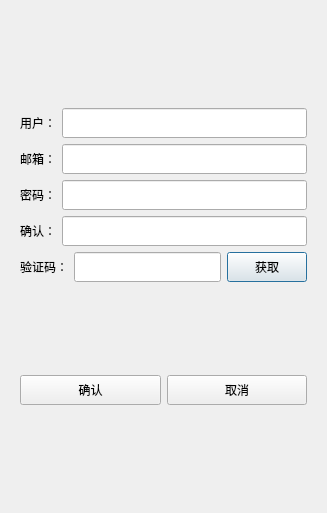
<?xml version="1.0" encoding="UTF-8"?>
<ui version="4.0">
 <class>RegisterDialog</class>
 <widget class="QDialog" name="RegisterDialog">
  <property name="geometry">
   <rect>
    <x>0</x>
    <y>0</y>
    <width>327</width>
    <height>513</height>
   </rect>
  </property>
  <property name="windowTitle">
   <string>Dialog</string>
  </property>
  <layout class="QVBoxLayout" name="verticalLayout_2">
   <item>
    <layout class="QVBoxLayout" name="verticalLayout">
     <item>
      <widget class="QStackedWidget" name="stackedWidget">
       <widget class="QWidget" name="page">
        <layout class="QVBoxLayout" name="verticalLayout_3">
         <item>
          <spacer name="verticalSpacer">
           <property name="orientation">
            <enum>Qt::Vertical</enum>
           </property>
           <property name="sizeHint" stdset="0">
            <size>
             <width>20</width>
             <height>40</height>
            </size>
           </property>
          </spacer>
         </item>
         <item>
          <layout class="QHBoxLayout" name="horizontalLayout">
           <item>
            <widget class="QLabel" name="user_label">
             <property name="minimumSize">
              <size>
               <width>0</width>
               <height>25</height>
              </size>
             </property>
             <property name="maximumSize">
              <size>
               <width>16777215</width>
               <height>25</height>
              </size>
             </property>
             <property name="text">
              <string>用户：</string>
             </property>
            </widget>
           </item>
           <item>
            <widget class="QLineEdit" name="Edt_User">
             <property name="minimumSize">
              <size>
               <width>0</width>
               <height>30</height>
              </size>
             </property>
             <property name="maximumSize">
              <size>
               <width>16777215</width>
               <height>30</height>
              </size>
             </property>
            </widget>
           </item>
          </layout>
         </item>
         <item>
          <layout class="QHBoxLayout" name="horizontalLayout_3">
           <item>
            <widget class="QLabel" name="email_label">
             <property name="minimumSize">
              <size>
               <width>0</width>
               <height>25</height>
              </size>
             </property>
             <property name="maximumSize">
              <size>
               <width>16777215</width>
               <height>25</height>
              </size>
             </property>
             <property name="text">
              <string>邮箱：</string>
             </property>
            </widget>
           </item>
           <item>
            <widget class="QLineEdit" name="Edt_Email">
             <property name="minimumSize">
              <size>
               <width>0</width>
               <height>30</height>
              </size>
             </property>
             <property name="maximumSize">
              <size>
               <width>16777215</width>
               <height>30</height>
              </size>
             </property>
            </widget>
           </item>
          </layout>
         </item>
         <item>
          <layout class="QHBoxLayout" name="horizontalLayout_4">
           <item>
            <widget class="QLabel" name="pass_label">
             <property name="minimumSize">
              <size>
               <width>0</width>
               <height>25</height>
              </size>
             </property>
             <property name="maximumSize">
              <size>
               <width>16777215</width>
               <height>25</height>
              </size>
             </property>
             <property name="text">
              <string>密码：</string>
             </property>
            </widget>
           </item>
           <item>
            <widget class="QLineEdit" name="Edt_Password">
             <property name="minimumSize">
              <size>
               <width>0</width>
               <height>30</height>
              </size>
             </property>
             <property name="maximumSize">
              <size>
               <width>16777215</width>
               <height>30</height>
              </size>
             </property>
            </widget>
           </item>
          </layout>
         </item>
         <item>
          <layout class="QHBoxLayout" name="horizontalLayout_5">
           <item>
            <widget class="QLabel" name="confirm_label">
             <property name="minimumSize">
              <size>
               <width>0</width>
               <height>25</height>
              </size>
             </property>
             <property name="maximumSize">
              <size>
               <width>16777215</width>
               <height>25</height>
              </size>
             </property>
             <property name="text">
              <string>确认：</string>
             </property>
            </widget>
           </item>
           <item>
            <widget class="QLineEdit" name="Edt_Confirm">
             <property name="minimumSize">
              <size>
               <width>0</width>
               <height>30</height>
              </size>
             </property>
             <property name="maximumSize">
              <size>
               <width>16777215</width>
               <height>30</height>
              </size>
             </property>
            </widget>
           </item>
          </layout>
         </item>
         <item>
          <layout class="QHBoxLayout" name="horizontalLayout_6">
           <item>
            <widget class="QLabel" name="varify_label">
             <property name="minimumSize">
              <size>
               <width>0</width>
               <height>25</height>
              </size>
             </property>
             <property name="maximumSize">
              <size>
               <width>16777215</width>
               <height>25</height>
              </size>
             </property>
             <property name="text">
              <string>验证码：</string>
             </property>
            </widget>
           </item>
           <item>
            <widget class="QLineEdit" name="Edt_varify">
             <property name="minimumSize">
              <size>
               <width>0</width>
               <height>30</height>
              </size>
             </property>
             <property name="maximumSize">
              <size>
               <width>16777215</width>
               <height>30</height>
              </size>
             </property>
            </widget>
           </item>
           <item>
            <widget class="QPushButton" name="Btn_GetCode">
             <property name="minimumSize">
              <size>
               <width>0</width>
               <height>30</height>
              </size>
             </property>
             <property name="maximumSize">
              <size>
               <width>16777215</width>
               <height>30</height>
              </size>
             </property>
             <property name="text">
              <string>获取</string>
             </property>
            </widget>
           </item>
          </layout>
         </item>
         <item>
          <spacer name="verticalSpacer_2">
           <property name="orientation">
            <enum>Qt::Vertical</enum>
           </property>
           <property name="sizeHint" stdset="0">
            <size>
             <width>20</width>
             <height>40</height>
            </size>
           </property>
          </spacer>
         </item>
         <item>
          <layout class="QHBoxLayout" name="horizontalLayout_7">
           <item>
            <widget class="QPushButton" name="Btn_Ok">
             <property name="minimumSize">
              <size>
               <width>0</width>
               <height>30</height>
              </size>
             </property>
             <property name="maximumSize">
              <size>
               <width>16777215</width>
               <height>30</height>
              </size>
             </property>
             <property name="text">
              <string>确认</string>
             </property>
            </widget>
           </item>
           <item>
            <widget class="QPushButton" name="Btn_Cancel">
             <property name="minimumSize">
              <size>
               <width>0</width>
               <height>30</height>
              </size>
             </property>
             <property name="maximumSize">
              <size>
               <width>16777215</width>
               <height>30</height>
              </size>
             </property>
             <property name="text">
              <string>取消</string>
             </property>
            </widget>
           </item>
          </layout>
         </item>
         <item>
          <spacer name="verticalSpacer_3">
           <property name="orientation">
            <enum>Qt::Vertical</enum>
           </property>
           <property name="sizeHint" stdset="0">
            <size>
             <width>20</width>
             <height>40</height>
            </size>
           </property>
          </spacer>
         </item>
        </layout>
       </widget>
       <widget class="QWidget" name="page_2"/>
      </widget>
     </item>
    </layout>
   </item>
  </layout>
 </widget>
 <resources/>
 <connections/>
</ui>
